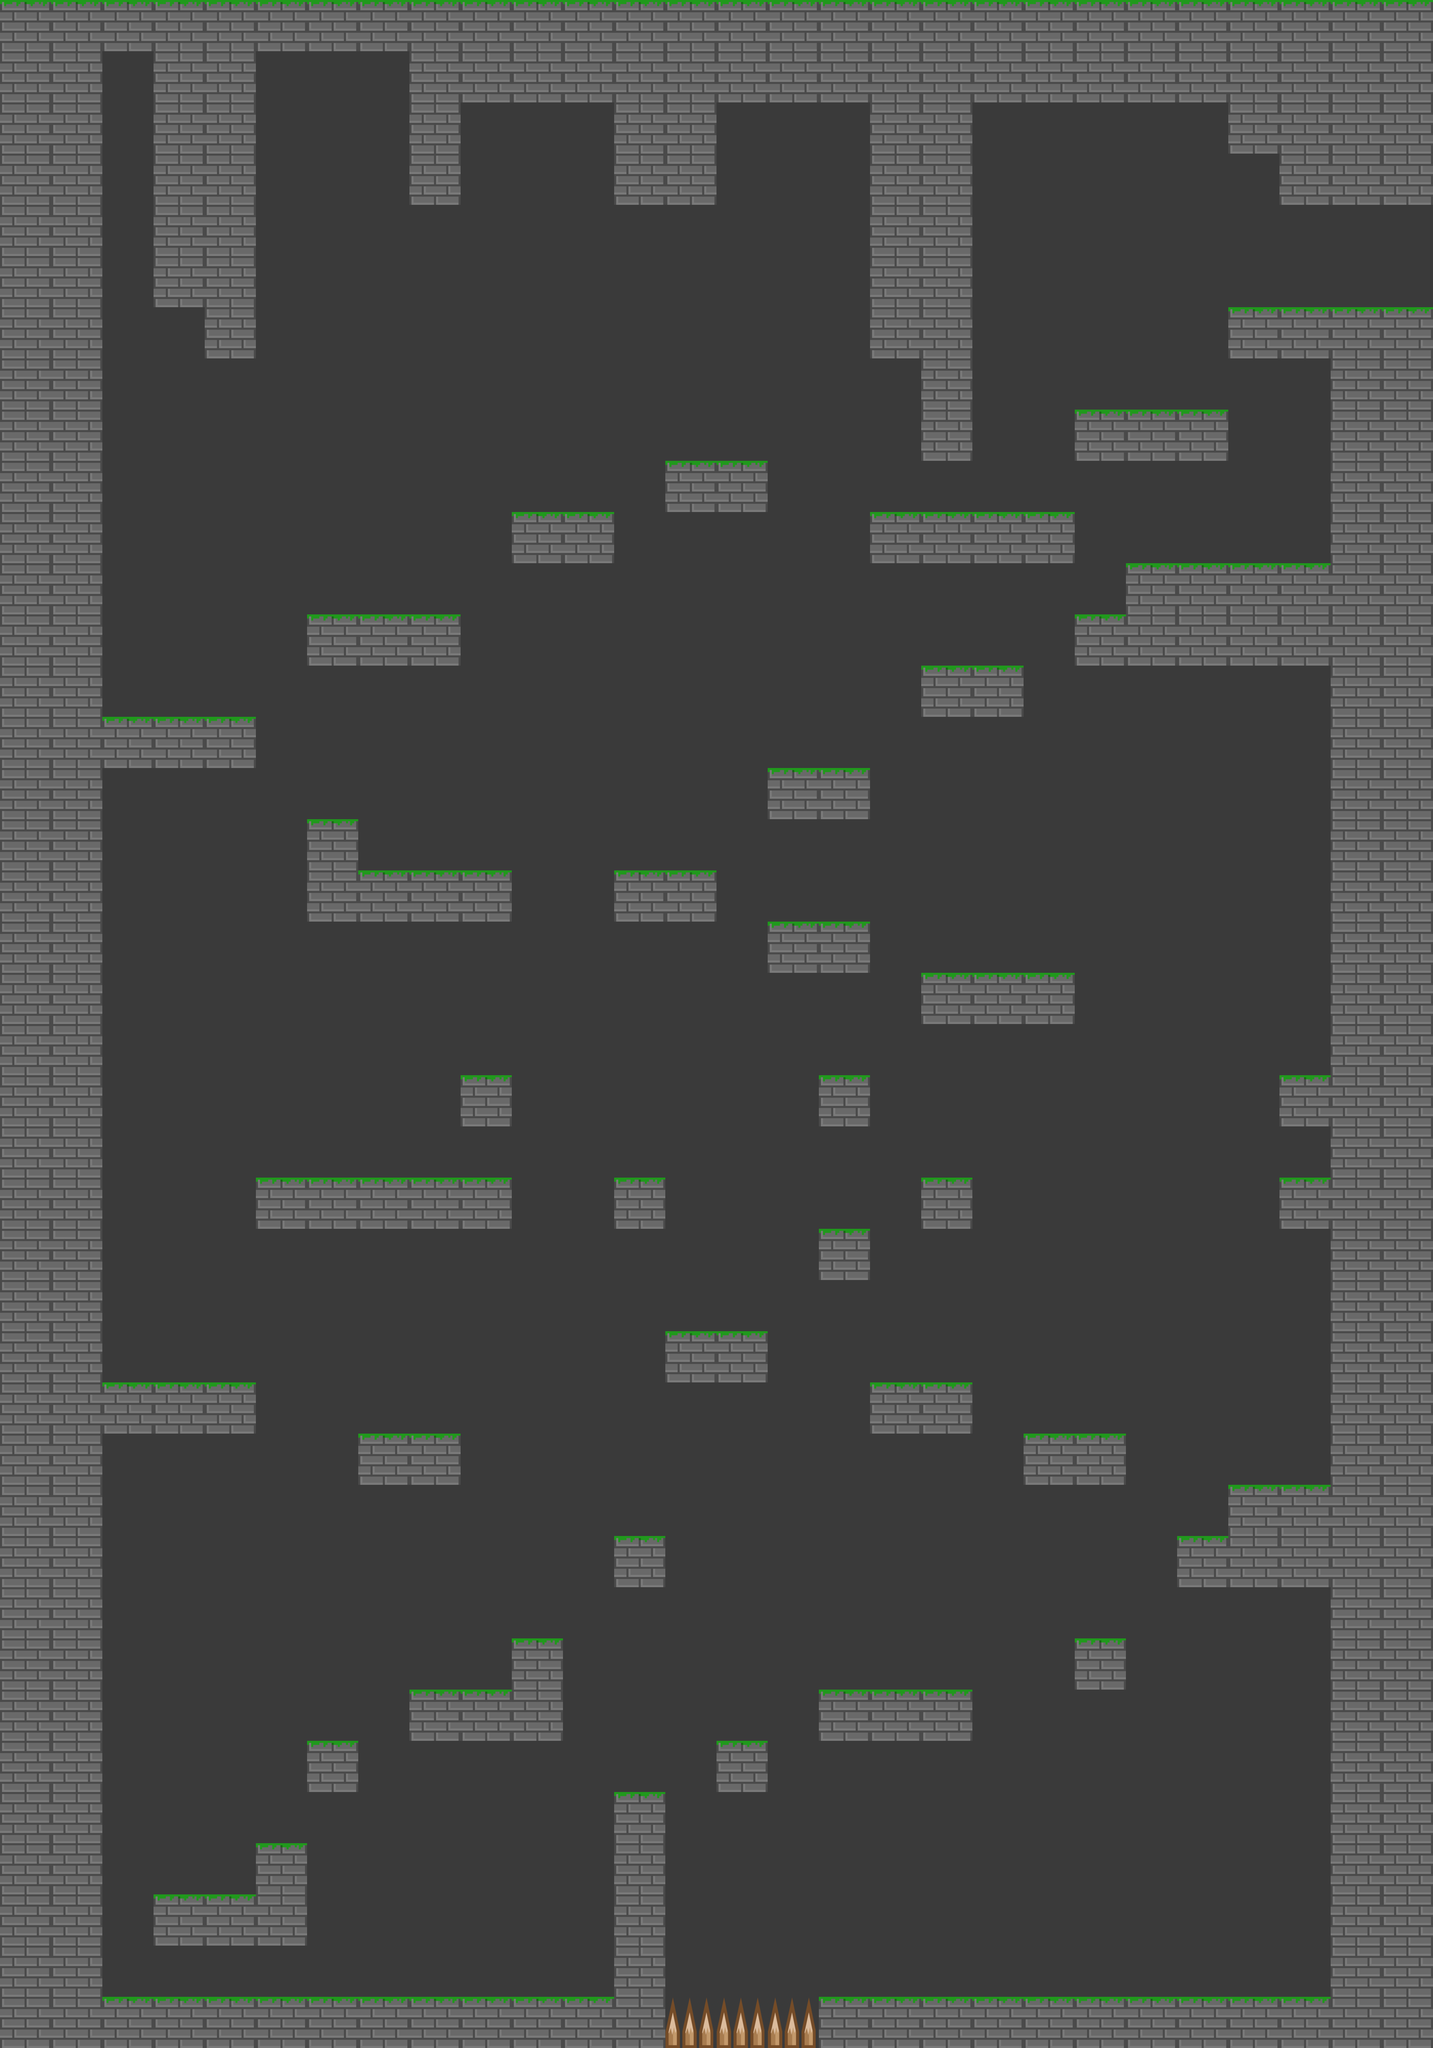

A 2D game scene composited from a Tiled map and its tileset images. What follows is a short description and the map's XML, with each tile layer's data collapsed to a summary:
An orthogonal 28x40 tile map with 128x128 px tiles, 2 tile layers (Spikes, Platforms).

<map version="1.2" tiledversion="1.2.4" orientation="orthogonal" renderorder="right-down" width="28" height="40" tilewidth="128" tileheight="128" infinite="0" backgroundcolor="#3a3a3a" nextlayerid="8" nextobjectid="1">
 <tileset firstgid="1" source="../standard_tileset.tsx" />
 <layer id="6" name="Spikes" width="28" height="40">
  <data>[1120 cells, 3 non-empty, 1 distinct tile ids]</data>
 </layer>
 <layer id="7" name="Platforms" width="28" height="40">
  <data>[1120 cells, 342 non-empty, 2 distinct tile ids]</data>
 </layer>
</map>